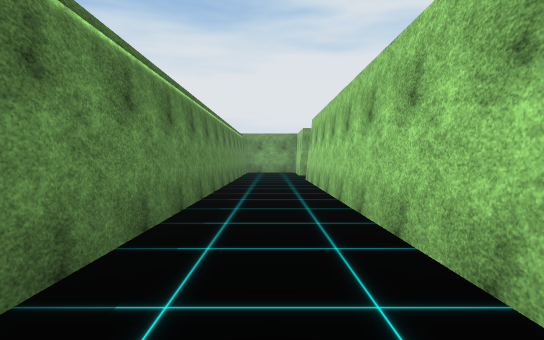
View 1 (above)

24 first-person views from a walk through a 3-D level made in the Unity game engine. The camera is 1.4 m above the floor, tilts 2° down and sees 80° across. The floor is counted in squares, 2 m on a side. Each view is taken from the middle of a square. On the plan, view 1 faces up. The plan holds only what a view shows up to about 10 squares ahead; the rest is blank. The place goes on beyond the plan. The player is left out. Some surface patterns are stand-ins.

View 2
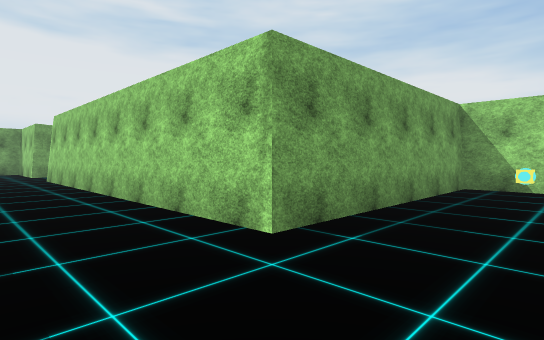

View 3
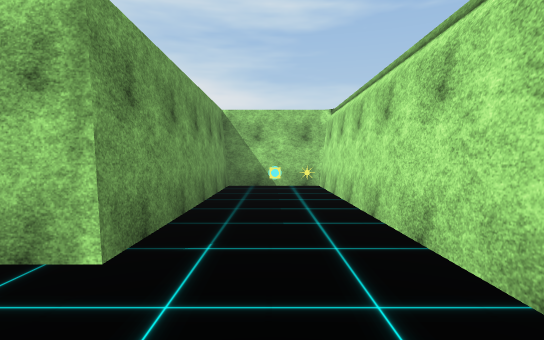

View 4
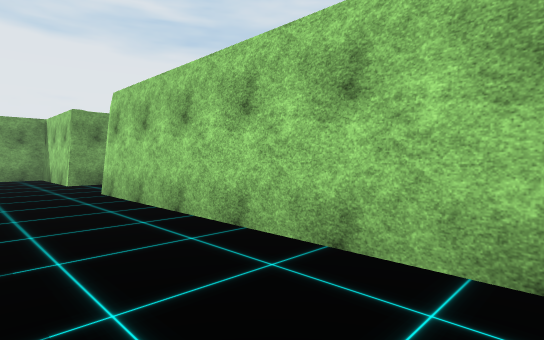

View 5
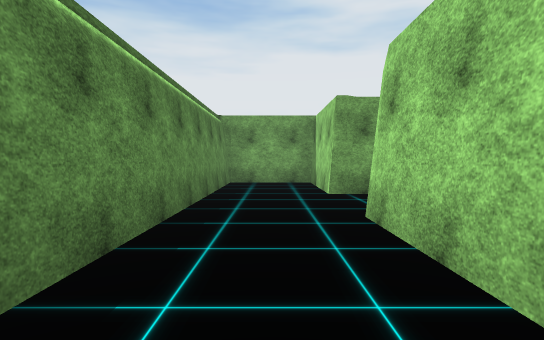

View 6
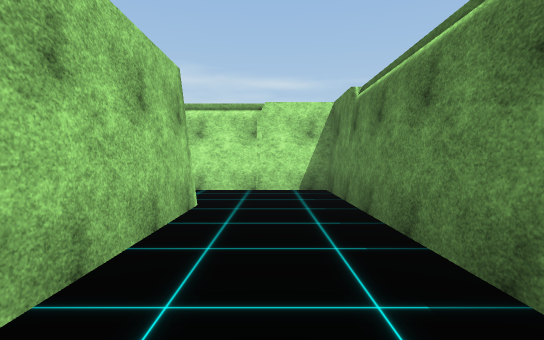

View 7
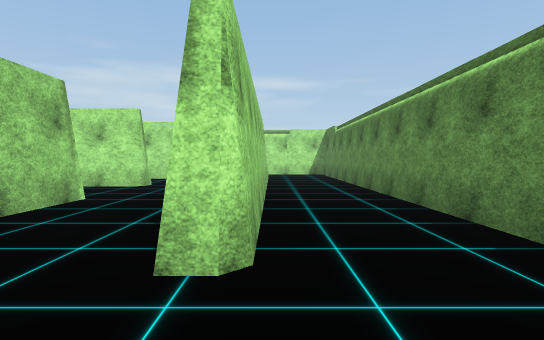

View 8
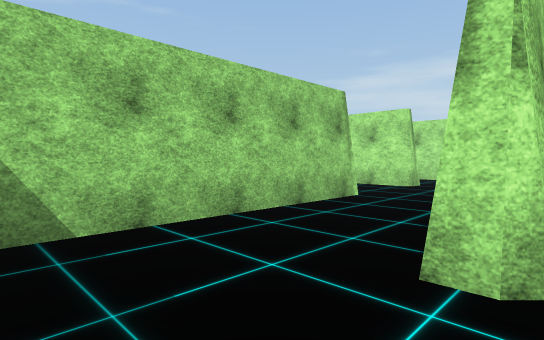

View 9
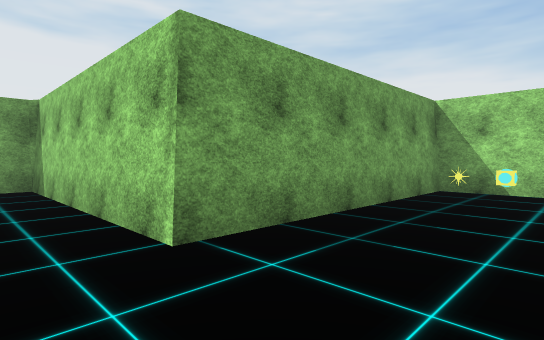

View 10
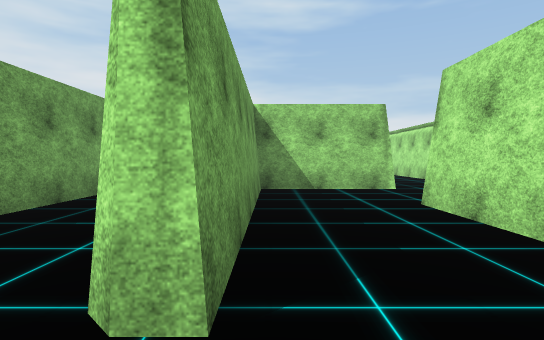

View 11
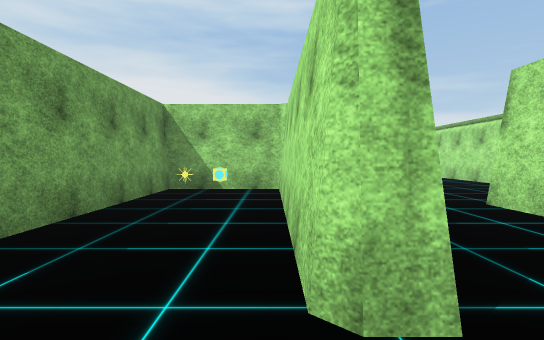

View 12
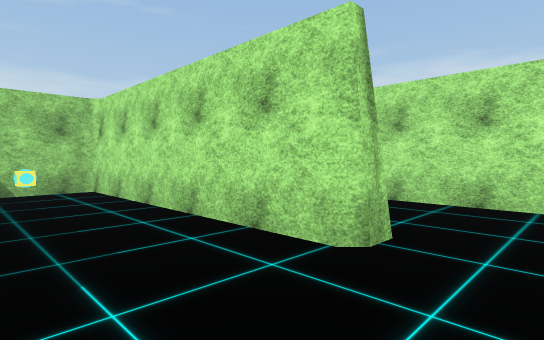

View 13
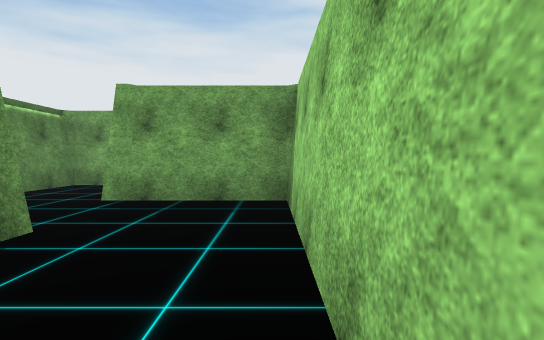

View 14
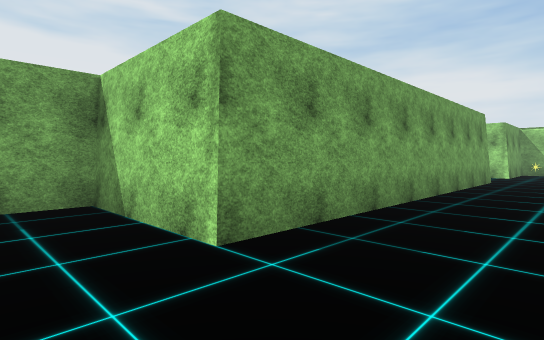

View 15
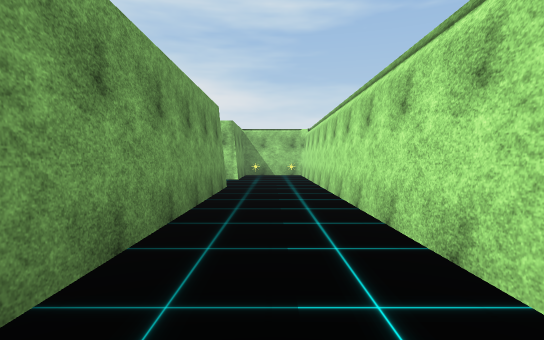

View 16
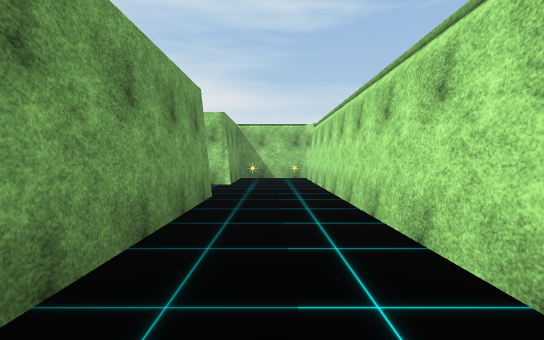

View 17
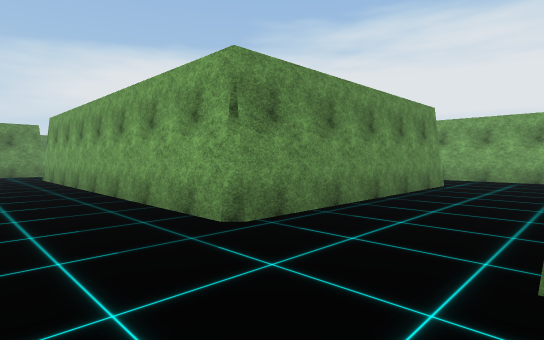

View 18
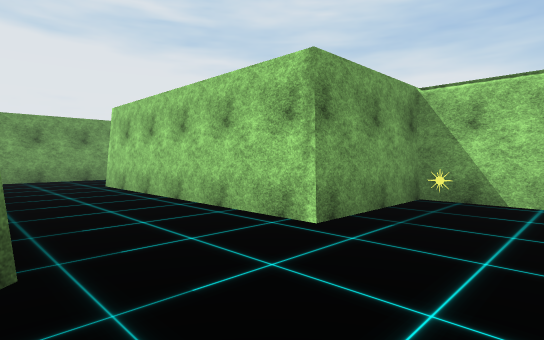

View 19
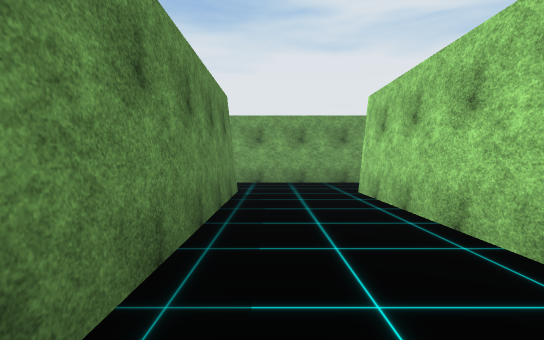

View 20
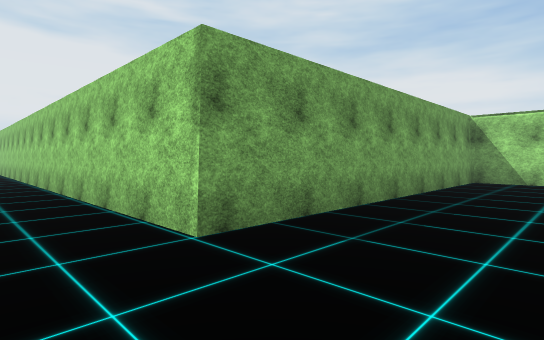

View 21
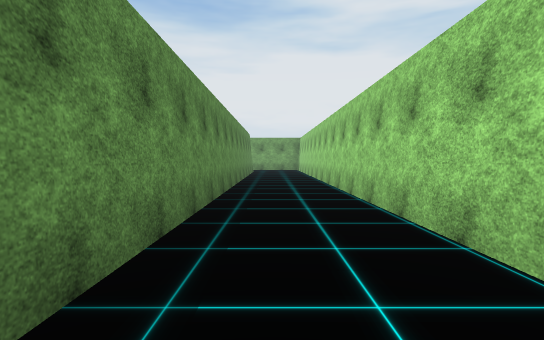

View 22
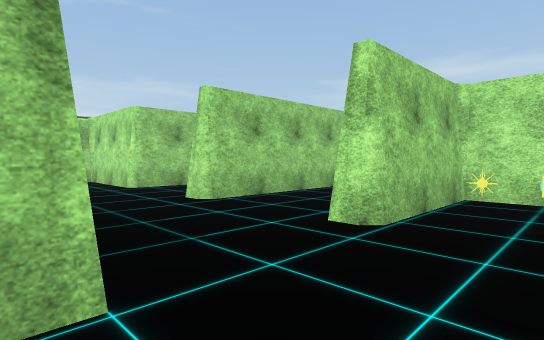

View 23
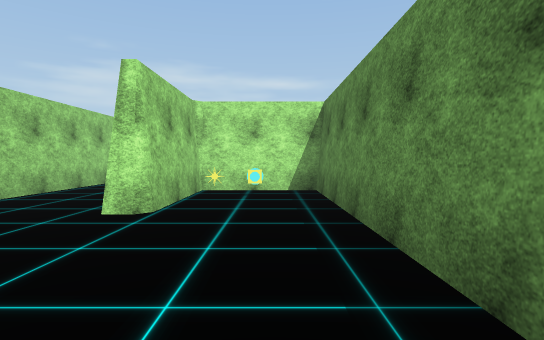

View 24
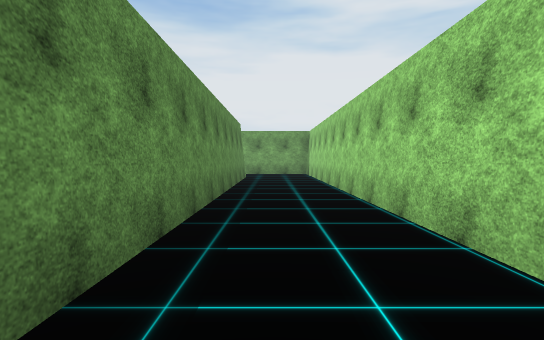

### Floor plan
Ten units are one square. View 1 is at (0, 0); x grows to the right and y downward. Boxes are objects, and circles mark ways between rooms. Rooms are numbered by the first view taken in them; rooms with no view inside come last. Other rooms are left out.
<svg viewBox="-18 -245 281 265">
<path fill="none" stroke="#000" d="M24 -135 12 -135 12 -166 -13 -166 -13 13 61 13M74 12 74 -12 12 -12 12 -110 17 -110M43 -43 43 -48 105 -48 105 -74 43 -74 43 -135 24 -135M17 -110 17 -106M34 -17 80 -17M105 -12 105 -43 43 -43M202 -80 202 -12 105 -12M197 -25 197 -79M229 -12 229 -79 258 -79 258 -105 166 -105 166 -240M121 13 225 13M140 -240 140 -48 166 -48 166 -79 171 -79M258 5 258 -12 229 -12M225 13 240 13"/>
<rect x="65" y="5" width="10" height="10" fill="#bbb"><title>other object</title></rect>
<rect x="65" y="-5" width="10" height="10" fill="#bbb"><title>other object</title></rect>
<rect x="95" y="-65" width="10" height="10" fill="#bbb"><title>other object</title></rect>
<rect x="95" y="-75" width="10" height="10" fill="#bbb"><title>other object</title></rect>
<rect x="145" y="-65" width="10" height="10" fill="#bbb"><title>other object</title></rect>
<rect x="155" y="-65" width="10" height="10" fill="#bbb"><title>other object</title></rect>
<rect x="245" y="-15" width="10" height="10" fill="#bbb"><title>other object</title></rect>
<circle cx="20" cy="-125" r="3" fill="#2a7"/>
<circle cx="35" cy="-40" r="3" fill="#2a7"/>
<circle cx="95" cy="-10" r="3" fill="#2a7"/>
<circle cx="235" cy="5" r="3" fill="#2a7"/>
<text x="10" y="-60">1</text>
<text x="60" y="-70">2</text>
<text x="60" y="-30">3</text>
<text x="160" y="-80">4</text>
<text x="240" y="0">5</text>
</svg>
Room 1 opens to room 2. Room 2 opens to room 3. Room 3 opens to room 4. Room 4 opens to room 5.

Where each view was taken, in squares from view 1:
view 1: 0 up, 0 right, facing up
view 2: 1 down, 1 left, facing up-right
view 3: 0 up, 1 left, facing right
view 4: 4 up, 1 left, facing up-right
view 5: 7 up, 0 right, facing up
view 6: 6 up, 0 right, facing down
view 7: 13 up, 1 right, facing down
view 8: 13 up, 1 right, facing down-right
view 9: 5 up, 3 right, facing up-right
view 10: 4 up, 3 right, facing right
view 11: 5 up, 3 right, facing right
view 12: 7 up, 3 right, facing down-right
view 13: 8 up, 4 right, facing up
view 14: 1 down, 9 right, facing up-right
view 15: 0 up, 12 right, facing right
view 16: 0 up, 14 right, facing right
view 17: 1 down, 23 right, facing up-left
view 18: 1 down, 20 right, facing up-right
view 19: 1 up, 21 right, facing up
view 20: 8 up, 15 right, facing up-right
view 21: 9 up, 15 right, facing up
view 22: 11 up, 15 right, facing down-right
view 23: 12 up, 15 right, facing down
view 24: 14 up, 15 right, facing up
